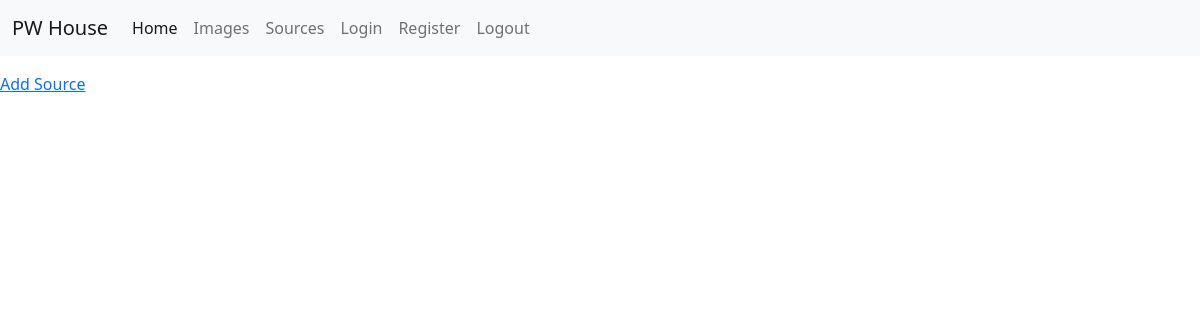
The page /sources/ (signed in) on the database as committed earlier.
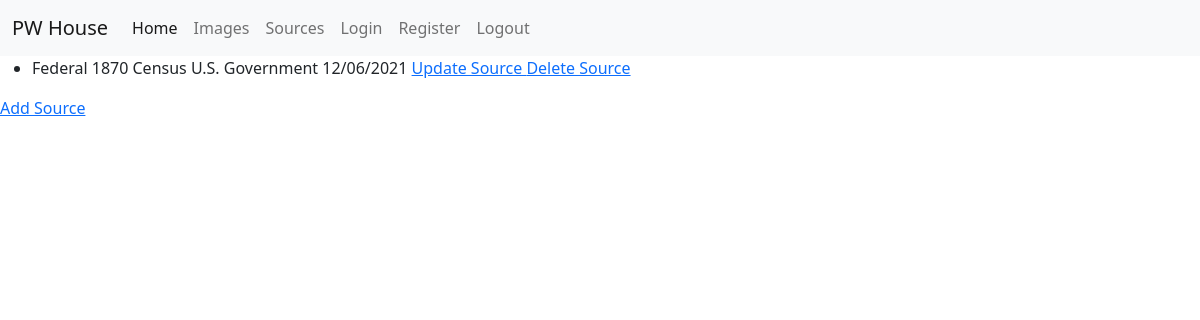
The same page on the database as committed later.
### PW_House/models.py (models this page shows)
class sourceTable(models.Model):
    name = models.CharField(max_length=100)
    author = models.CharField(max_length=100)
    date_accessed = models.DateField()
    date_added = models.DateTimeField(auto_now_add=True)
    def __str__(self):
        return self.name + " " + self.author + " " + self.date_accessed.strftime('%m/%d/%Y')

### PW_House/views.py (the view)
# urls.py: path('sources/', views.read_view, name='read'),
@login_required(login_url='login')
def read_view(request):
    sources = sourceTable.objects.all()
    context = {'sources': sources}
    return render(request, 'sources.html', context)

### templates/sources.html (shortened to what this page needs)
{% extends 'base.html' %}
{% block body %}
<ul>
{% for source in sources %}
    <li>{{ source }}
        <a href="{% url 'update' %}">Update Source </a>
        <a href="{% url 'delete' %}">Delete Source</a>
    </li>
{% endfor %}
</ul>
    <a href="{% url 'create' %}">Add Source</a>
{% endblock %}

### templates/base.html (shortened to what this page needs)
<!DOCTYPE html>
<html lang="en">
<head>
    <link href="https://cdn.jsdelivr.net/npm/bootstrap@5.1.3/dist/css/bootstrap.min.css" rel="stylesheet">
</head>
<body>
<nav class="navbar navbar-expand-lg navbar-light bg-light">
    <div class="container-fluid">
        <div class="navbar-brand">PW House</div>
    <div class="collapse navbar-collapse" id="navbarSupportedContent">
        <ul class="navbar-nav me-auto mb-2 mb-lg-0">
            <li class="nav-item">
                <a class="nav-link active" aria-current="page" href="{% url 'index' %}">Home</a>
            </li>
            <li class="nav-item">
                <a class="nav-link" href="{% url 'images' %}">Images</a>
            </li>
            <li class="nav-item">
                <a class="nav-link" href="{% url 'read' %}"> Sources</a>
            </li>
            <li class="nav-item">
                <a class="nav-link" href="{% url 'login' %}">Login</a>
            </li>
            <li class="nav-item">
                <a class="nav-link" href="{% url 'register' %}">Register</a>
            </li>
            <li class="nav-item">
                <a class="nav-link" href="{% url 'logout' %}">Logout</a>
            </li>
        </ul>
    </div>
    </div>
</nav>
{% block body %}
{% endblock %}
</body>
</html>

Rows that differ between the two databases and show on the page:
added sourceTable: name+author+date_accessed "Federal 1870 Census U.S. Government 12/06/2021"
